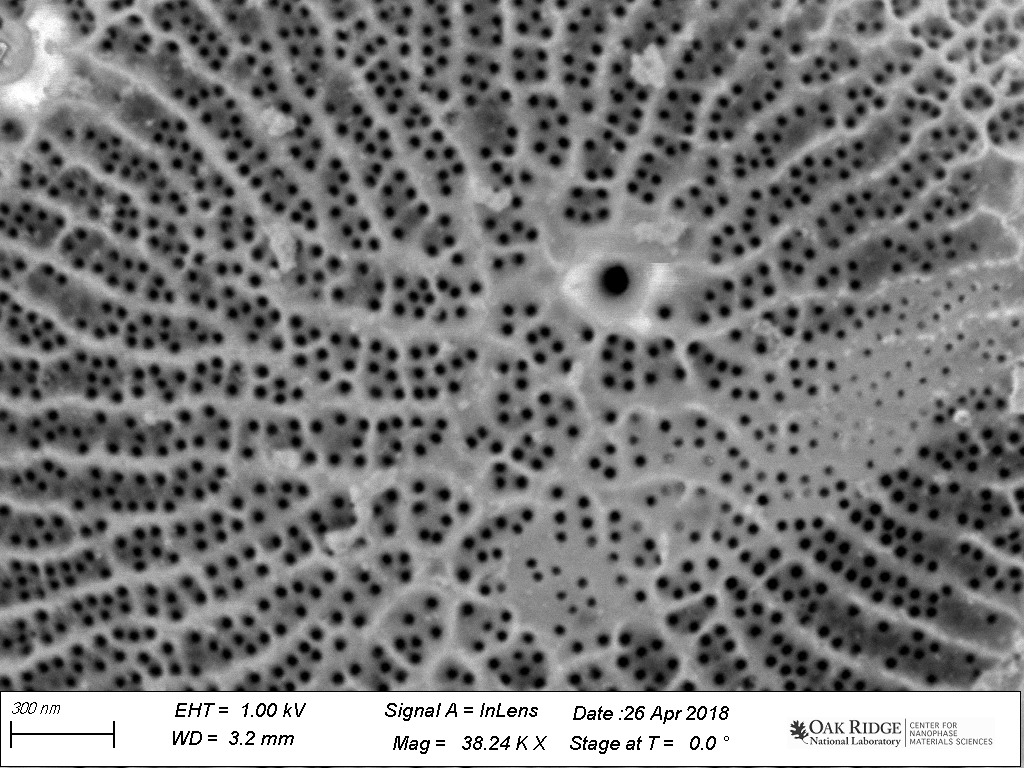
#> input picture data/diatom-wild-032.jpg, 1024 x 768 px
$ jupyter execute 7_pores.ipynb   (shell and % lines are left out)
#> lines starting #> are read from the running program, lines starting #| are printed output that depends on the picture; after the words box and inside, x2 and y2 are one past the last pixel; in counts of white or black regions, pixels touching at a corner belong together
[cell 1]
import matplotlib.pyplot as plt
import numpy as np

# Set up matplotlib defaults: larger images, gray color map
import matplotlib
matplotlib.rcParams.update({
    'figure.figsize': (10, 10),
    'image.cmap': 'gray'
})

[cell 2]
from skimage import io
image = io.imread('../data/diatom-wild-032.jpg')
#> image is the input picture: shape (768, 1024); min 0, max 255, mean 122.9

plt.imshow(image);

[cell 3]
pores = image[:690, :]

plt.imshow(pores);

[cell 4]
from skimage import filters
from skimage import util

denoised = filters.median(util.img_as_float(pores), behavior='ndimage')

[cell 5]
pores_sqrt = np.sqrt(denoised)
plt.imshow(pores_sqrt);

[cell 6]
pores_inv = 1 - pores_sqrt
plt.imshow(pores_inv);

[cell 7]
from skimage import filters

[cell 8]
thresholded = (pores_sqrt < np.percentile(pores_sqrt, 15))
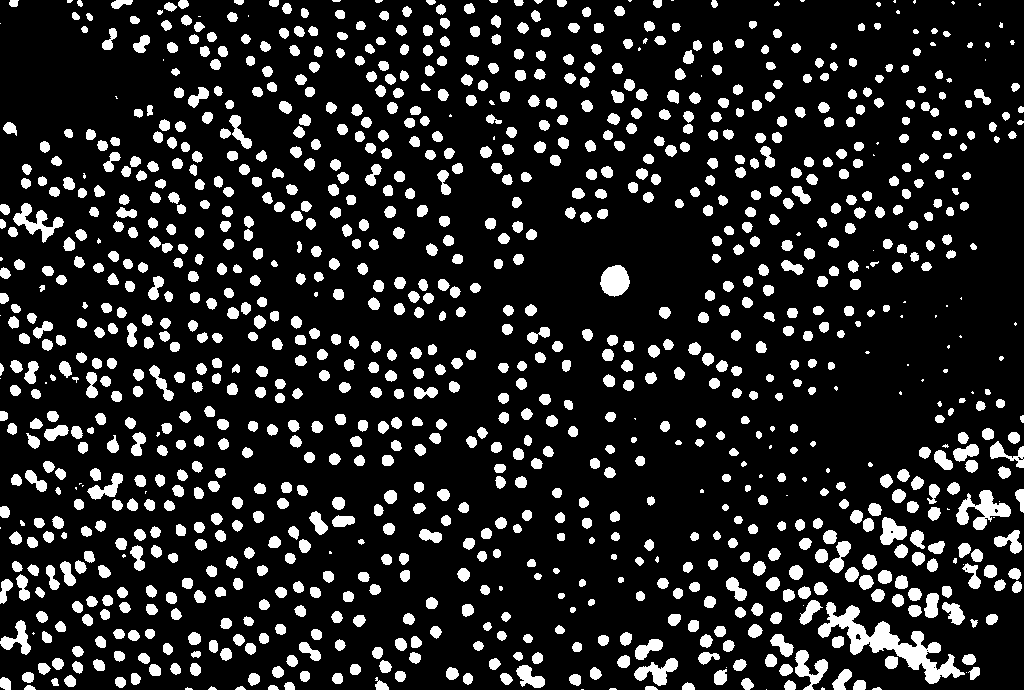
#> thresholded: shape (690, 1024) bool; 14.9% white; 1110 white regions (88 under 20 px), largest, box (x1, y1, x2, y2) and area: (818, 602, 965, 684) 3115, (956, 490, 1011, 530) 998, (13, 203, 64, 243) 727
plt.imshow(thresholded);

[cell 9]
from scipy import ndimage as ndi
from skimage import segmentation, morphology, color

[cell 10]
distance = ndi.distance_transform_edt(thresholded)
local_maxima = morphology.local_maxima(distance)
#> local_maxima: shape (690, 1024) bool; 0.3% white in thin lines or dots

[cell 11]
f, ax = plt.subplots(1, 1, figsize=(20, 20))

maxi_coords = np.nonzero(local_maxima)
#> maxi_coords = 2143 positions, rows 0 to 689, columns 0 to 1023

ax.imshow(pores);
plt.scatter(maxi_coords[1], maxi_coords[0]);

[cell 12]
def shuffle_labels(labels):
    """Shuffle the labels so that they are no longer in order.
    This helps with visualization.
    """
    indices = np.unique(labels)
    indices = np.append(
        [0],
        np.random.permutation(indices)
    )
    return indices[labels]

[cell 13]
markers = ndi.label(local_maxima)[0]
#> markers: shape (690, 1024) int32; 1301 distinct labels, from 0 to 1300
labels = segmentation.watershed(-distance, markers)
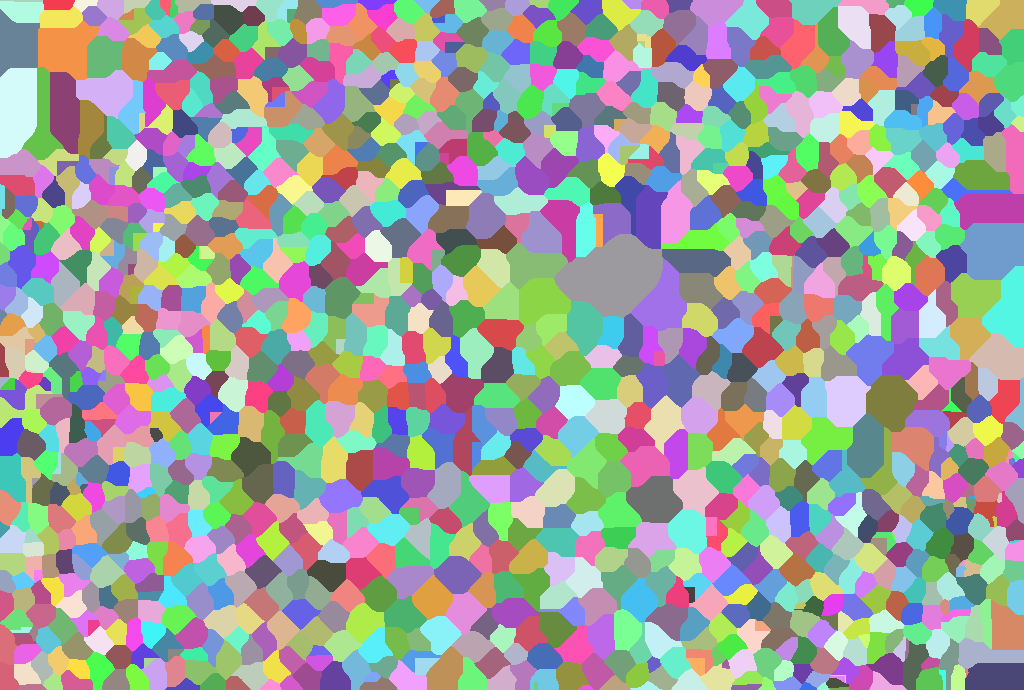
#> labels: shape (690, 1024) int32; 1300 distinct labels, from 1 to 1300; one colour per label, 0 black

[cell 14]
f, (ax0, ax1, ax2) = plt.subplots(1, 3, figsize=(20, 5))
ax0.imshow(thresholded)
ax1.imshow(np.log(1 + distance))
ax2.imshow(shuffle_labels(labels), cmap='magma');
#> in shuffle_labels, `indices = np.unique(labels)`: indices = 1300 values from 1 to 1300
#> in shuffle_labels, `indices = np.append( [0], np.random.permutation(indices) )`: indices = 1301 values, max 1300 at index 338, min 0 at index 0, mean 650

[cell 15]
labels_masked = segmentation.watershed(-distance, markers, mask=thresholded, connectivity=2)
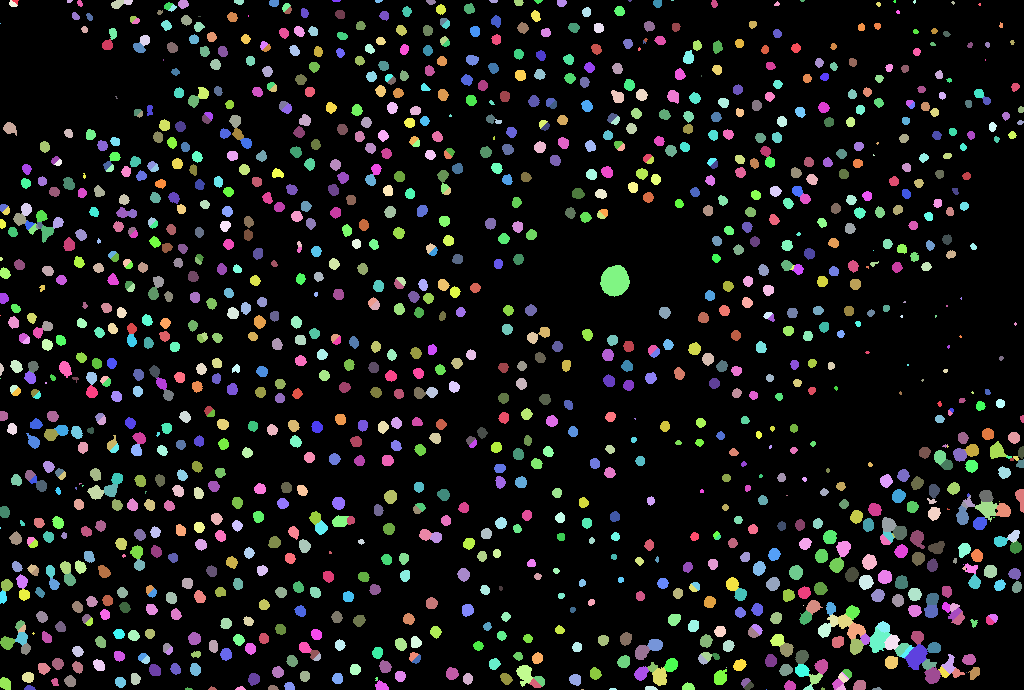
#> labels_masked: shape (690, 1024) int32; 1301 distinct labels, from 0 to 1300; one colour per label, 0 black

[cell 16]
f, (ax0, ax1, ax2) = plt.subplots(1, 3, figsize=(20, 5))
ax0.imshow(thresholded)
ax1.imshow(np.log(1 + distance))
ax2.imshow(shuffle_labels(labels_masked), cmap='magma');
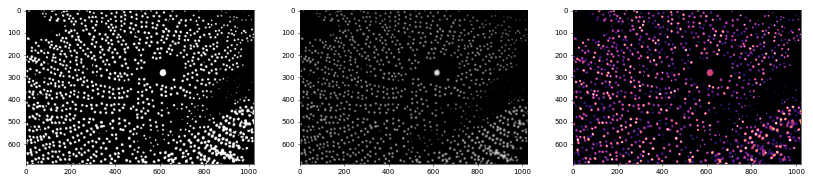
#> figure drawn by matplotlib, 3 panels

[cell 17]
from skimage import measure

contours = measure.find_contours(shuffle_labels(labels_masked), level=0.5)
#> in shuffle_labels (call 3), `indices = np.unique(labels)`: indices = 1301 values from 0 to 1300
#> in shuffle_labels (call 3), `indices = np.append( [0], np.random.permutation(indices) )`: indices = 1302 values, max 1300 at index 1078, min 0 at index 0, mean 649.5
#> in shuffle_labels (call 3), `return indices[labels]`:
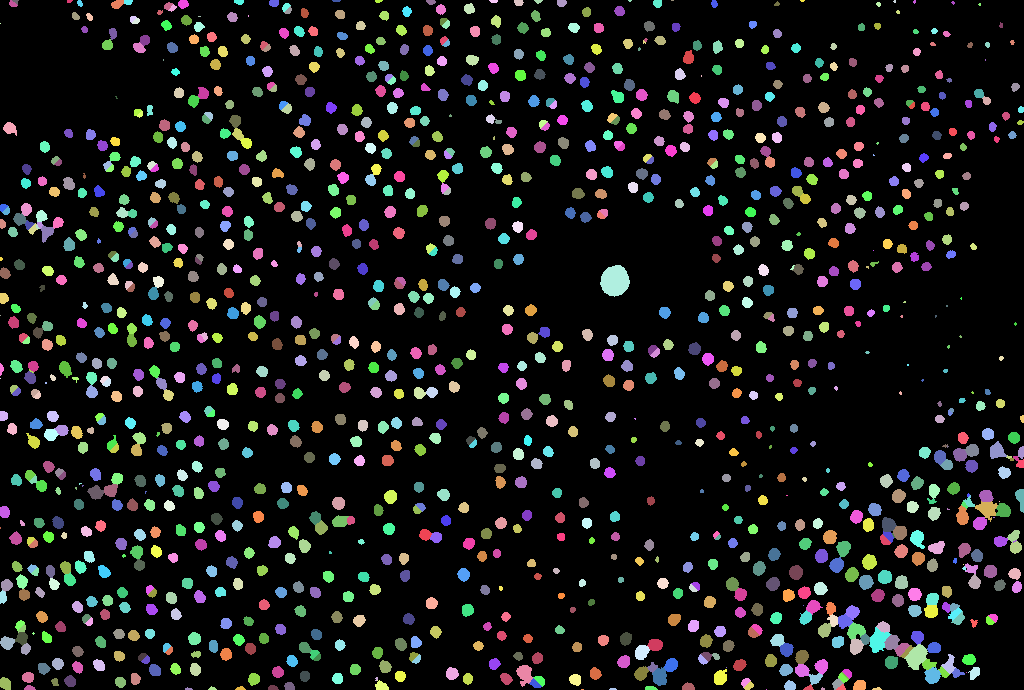
#> returned value: shape (690, 1024) int64; 1300 distinct labels, from 0 to 1300; one colour per label, 0 black
#> contours = 1122 point arrays, longest 827 points
plt.imshow(pores)
for c in contours:
    plt.plot(c[:, 1], c[:, 0])
#> this loop made 1122 passes
#> c on pass 55: [[22, 0], [23, 0.999], [24, 0]]
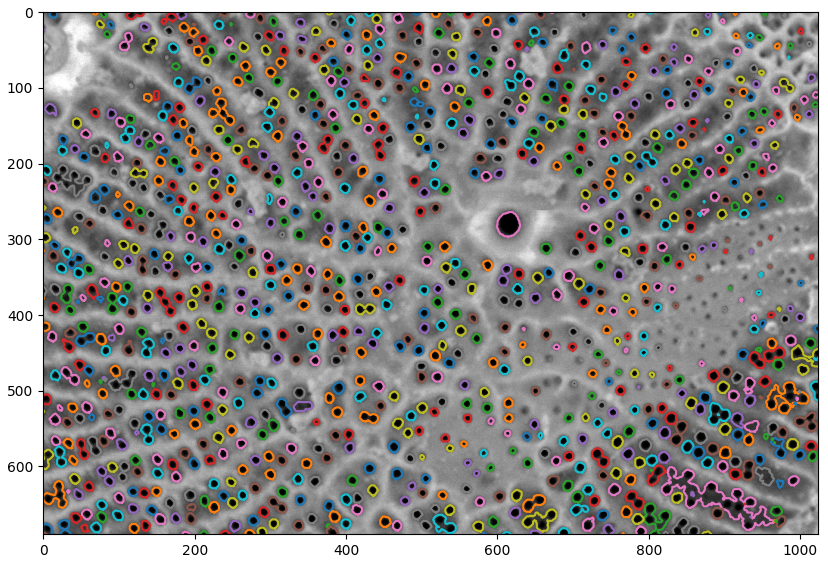
#> figure drawn by matplotlib, 1 panel

$ run again, with data/diatom-wild-000.jpg copied over data/diatom-wild-032.jpg
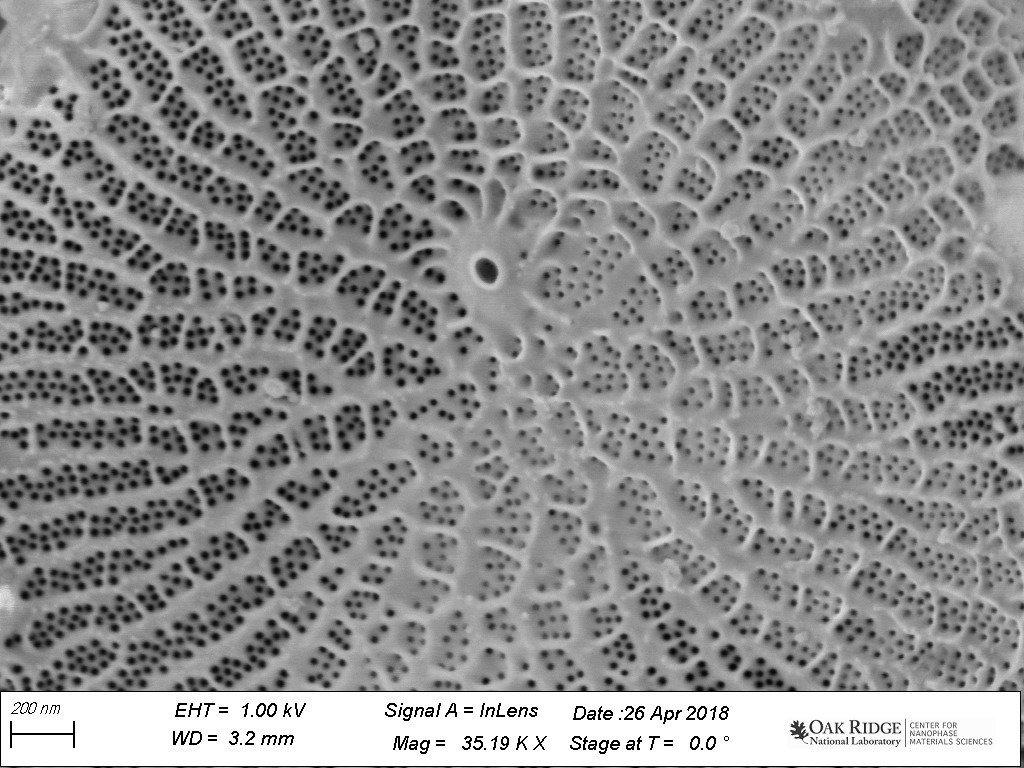
#> input picture data/diatom-wild-000.jpg, 1024 x 768 px
#> image is the input picture: shape (768, 1024); min 0, max 255, mean 140.2
#> thresholded: shape (690, 1024) bool; 14.8% white; 1913 white regions (647 under 20 px), largest, box (x1, y1, x2, y2) and area: (6, 524, 51, 565) 684, (150, 263, 190, 297) 681, (246, 630, 289, 668) 655
#> local_maxima: shape (690, 1024) bool; 0.6% white in thin lines or dots
#> maxi_coords = 4245 positions, rows 0 to 689, columns 0 to 1023
#> markers: shape (690, 1024) int32; 2504 distinct labels, from 0 to 2503
#> labels: shape (690, 1024) int32; 2503 distinct labels, from 1 to 2503
#> in shuffle_labels, `indices = np.unique(labels)`: indices = 2503 values from 1 to 2503
#> in shuffle_labels, `indices = np.append( [0], np.random.permutation(indices) )`: indices = 2504 values, max 2503 at index 294, min 0 at index 0, mean 1251.5
#> labels_masked: shape (690, 1024) int32; 2504 distinct labels, from 0 to 2503
#> in shuffle_labels (call 3), `indices = np.unique(labels)`: indices = 2504 values from 0 to 2503
#> in shuffle_labels (call 3), `indices = np.append( [0], np.random.permutation(indices) )`: indices = 2505 values, max 2503 at index 1933, min 0 at index 0, mean 1251
#> in shuffle_labels (call 3), `return indices[labels]`:
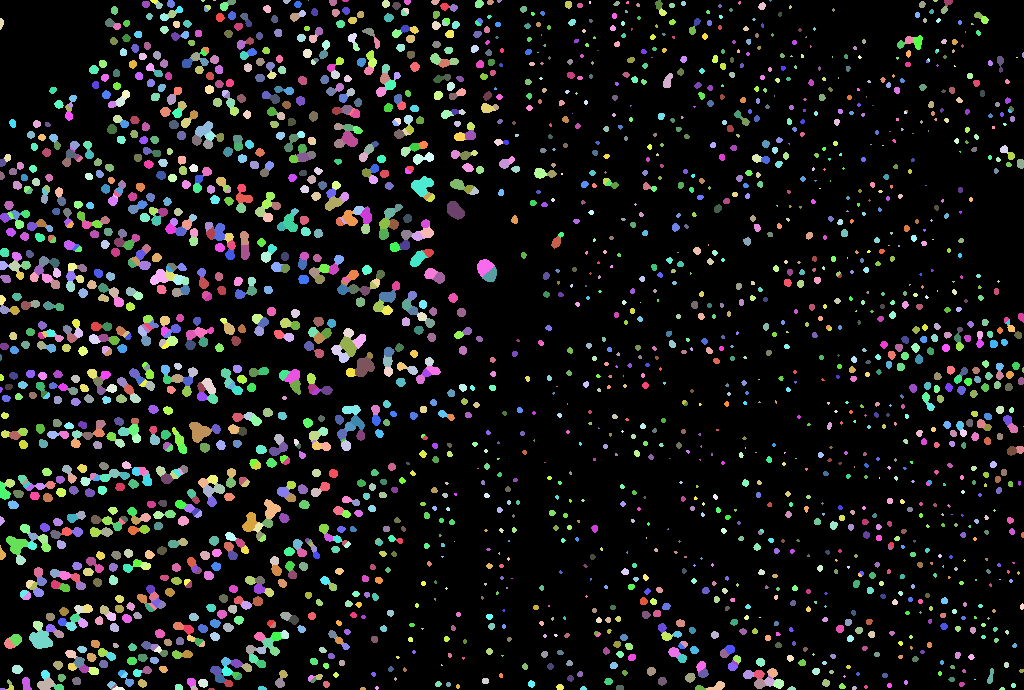
#> returned value: shape (690, 1024) int64; 2503 distinct labels, from 0 to 2503; one colour per label, 0 black
#> contours = 1928 point arrays, longest 269 points
#> the loop `for c in contours:` made 1928 passes
#> c on pass 9: [[0, 309], [1, 308], [0, 307]]
#> `[cell 17] from skimage import measure  contours = measure.find_contour..`:
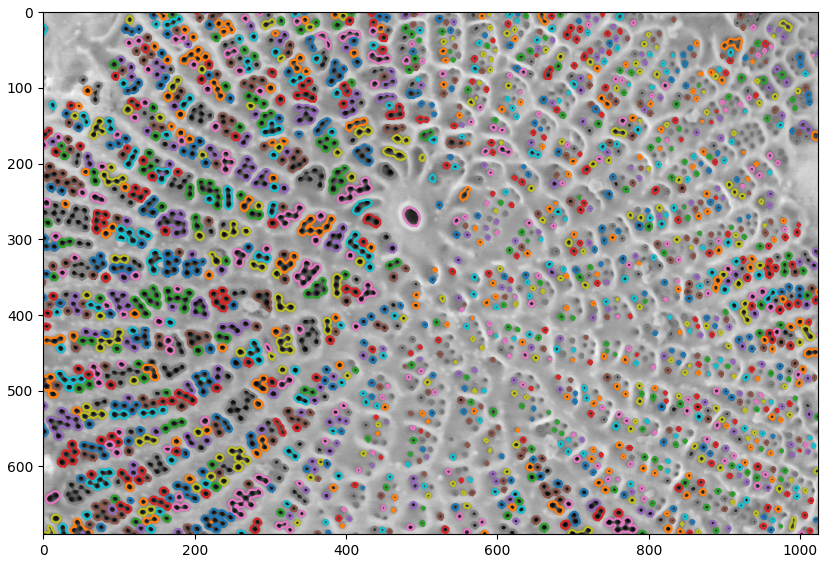
#> figure drawn by matplotlib, 1 panel
